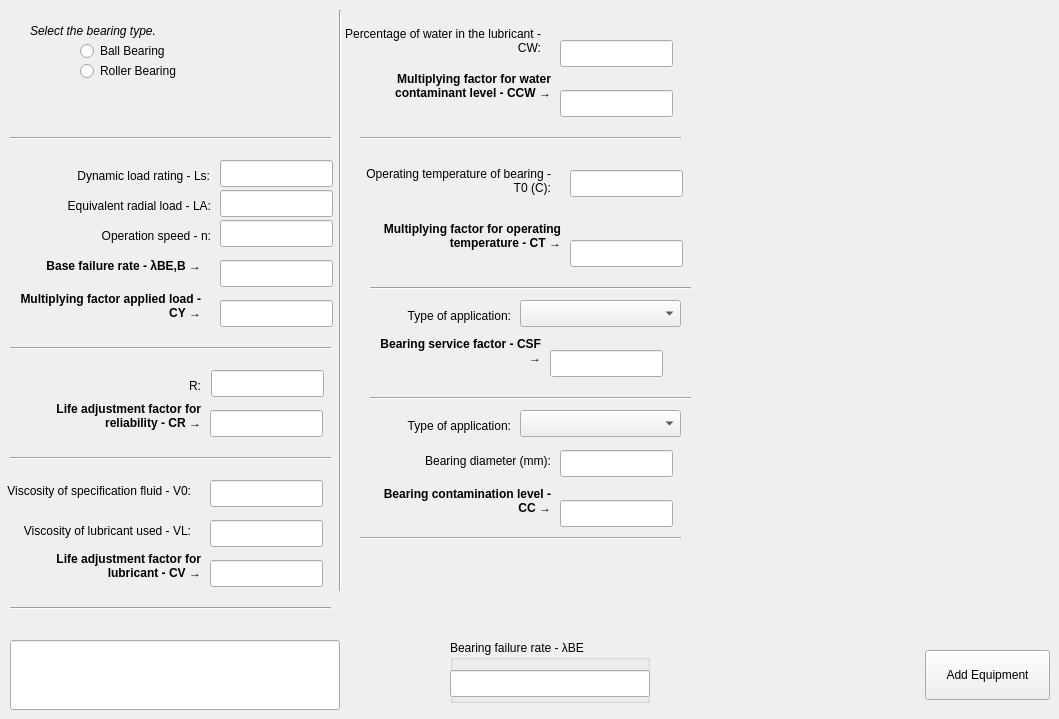
    <widget class="QWidget" name="tab_bearings">
     <attribute name="title">
      <string>Bearings</string>
     </attribute>
     <widget class="Line" name="line_9">
      <property name="geometry">
       <rect>
        <x>10</x>
        <y>340</y>
        <width>321</width>
        <height>16</height>
       </rect>
      </property>
      <property name="orientation">
       <enum>Qt::Horizontal</enum>
      </property>
     </widget>
     <widget class="Line" name="line_10">
      <property name="geometry">
       <rect>
        <x>10</x>
        <y>450</y>
        <width>321</width>
        <height>16</height>
       </rect>
      </property>
      <property name="orientation">
       <enum>Qt::Horizontal</enum>
      </property>
     </widget>
     <widget class="QLabel" name="label_be_c_r">
      <property name="geometry">
       <rect>
        <x>10</x>
        <y>400</y>
        <width>191</width>
        <height>31</height>
       </rect>
      </property>
      <property name="font">
       <font>
        <weight>75</weight>
        <bold>true</bold>
       </font>
      </property>
      <property name="text">
       <string>Life adjustment factor for reliability - CR →</string>
      </property>
      <property name="alignment">
       <set>Qt::AlignRight|Qt::AlignTrailing|Qt::AlignVCenter</set>
      </property>
      <property name="wordWrap">
       <bool>true</bool>
      </property>
     </widget>
     <widget class="QLabel" name="label_be_r">
      <property name="geometry">
       <rect>
        <x>20</x>
        <y>370</y>
        <width>181</width>
        <height>31</height>
       </rect>
      </property>
      <property name="text">
       <string>R:</string>
      </property>
      <property name="alignment">
       <set>Qt::AlignRight|Qt::AlignTrailing|Qt::AlignVCenter</set>
      </property>
     </widget>
     <widget class="QLineEdit" name="lineEdit_be_r">
      <property name="geometry">
       <rect>
        <x>211</x>
        <y>370</y>
        <width>113</width>
        <height>27</height>
       </rect>
      </property>
     </widget>
     <widget class="QLineEdit" name="lineEdit_be_c_r">
      <property name="geometry">
       <rect>
        <x>210</x>
        <y>410</y>
        <width>113</width>
        <height>27</height>
       </rect>
      </property>
      <property name="readOnly">
       <bool>true</bool>
      </property>
     </widget>
     <widget class="QLabel" name="label_be_c_r_2">
      <property name="geometry">
       <rect>
        <x>10</x>
        <y>550</y>
        <width>191</width>
        <height>31</height>
       </rect>
      </property>
      <property name="font">
       <font>
        <weight>75</weight>
        <bold>true</bold>
       </font>
      </property>
      <property name="text">
       <string>Life adjustment factor for lubricant - CV →</string>
      </property>
      <property name="alignment">
       <set>Qt::AlignRight|Qt::AlignTrailing|Qt::AlignVCenter</set>
      </property>
      <property name="wordWrap">
       <bool>true</bool>
      </property>
     </widget>
     <widget class="QLineEdit" name="lineEdit_be_c_v">
      <property name="geometry">
       <rect>
        <x>210</x>
        <y>560</y>
        <width>113</width>
        <height>27</height>
       </rect>
      </property>
      <property name="readOnly">
       <bool>true</bool>
      </property>
     </widget>
     <widget class="QLabel" name="label_be_v0">
      <property name="geometry">
       <rect>
        <x>-10</x>
        <y>470</y>
        <width>201</width>
        <height>41</height>
       </rect>
      </property>
      <property name="text">
       <string>Viscosity of specification fluid - V0:</string>
      </property>
      <property name="alignment">
       <set>Qt::AlignRight|Qt::AlignTrailing|Qt::AlignVCenter</set>
      </property>
      <property name="wordWrap">
       <bool>true</bool>
      </property>
     </widget>
     <widget class="QLabel" name="label_be_vl">
      <property name="geometry">
       <rect>
        <x>20</x>
        <y>510</y>
        <width>171</width>
        <height>41</height>
       </rect>
      </property>
      <property name="text">
       <string>Viscosity of lubricant used - VL:</string>
      </property>
      <property name="alignment">
       <set>Qt::AlignRight|Qt::AlignTrailing|Qt::AlignVCenter</set>
      </property>
      <property name="wordWrap">
       <bool>true</bool>
      </property>
     </widget>
     <widget class="QLineEdit" name="lineEdit_be_vl">
      <property name="geometry">
       <rect>
        <x>210</x>
        <y>520</y>
        <width>113</width>
        <height>27</height>
       </rect>
      </property>
     </widget>
     <widget class="QLineEdit" name="lineEdit_be_v0">
      <property name="geometry">
       <rect>
        <x>210</x>
        <y>480</y>
        <width>113</width>
        <height>27</height>
       </rect>
      </property>
     </widget>
     <widget class="Line" name="line_11">
      <property name="geometry">
       <rect>
        <x>10</x>
        <y>600</y>
        <width>321</width>
        <height>16</height>
       </rect>
      </property>
      <property name="orientation">
       <enum>Qt::Horizontal</enum>
      </property>
     </widget>
     <widget class="QLabel" name="label_be_c_cw">
      <property name="geometry">
       <rect>
        <x>360</x>
        <y>60</y>
        <width>191</width>
        <height>51</height>
       </rect>
      </property>
      <property name="font">
       <font>
        <weight>75</weight>
        <bold>true</bold>
       </font>
      </property>
      <property name="text">
       <string>Multiplying factor for water contaminant level - CCW →</string>
      </property>
      <property name="alignment">
       <set>Qt::AlignRight|Qt::AlignTrailing|Qt::AlignVCenter</set>
      </property>
      <property name="wordWrap">
       <bool>true</bool>
      </property>
     </widget>
     <widget class="QLineEdit" name="lineEdit_be_c_cw">
      <property name="geometry">
       <rect>
        <x>560</x>
        <y>90</y>
        <width>113</width>
        <height>27</height>
       </rect>
      </property>
      <property name="readOnly">
       <bool>true</bool>
      </property>
     </widget>
     <widget class="QLineEdit" name="lineEdit_be_cw">
      <property name="geometry">
       <rect>
        <x>560</x>
        <y>40</y>
        <width>113</width>
        <height>27</height>
       </rect>
      </property>
     </widget>
     <widget class="QLabel" name="label_be_cw">
      <property name="geometry">
       <rect>
        <x>340</x>
        <y>20</y>
        <width>201</width>
        <height>41</height>
       </rect>
      </property>
      <property name="text">
       <string>Percentage of water in the lubricant - CW:</string>
      </property>
      <property name="alignment">
       <set>Qt::AlignRight|Qt::AlignTrailing|Qt::AlignVCenter</set>
      </property>
      <property name="wordWrap">
       <bool>true</bool>
      </property>
     </widget>
     <widget class="Line" name="line_23">
      <property name="geometry">
       <rect>
        <x>360</x>
        <y>130</y>
        <width>321</width>
        <height>16</height>
       </rect>
      </property>
      <property name="orientation">
       <enum>Qt::Horizontal</enum>
      </property>
     </widget>
     <widget class="Line" name="line_24">
      <property name="geometry">
       <rect>
        <x>330</x>
        <y>10</y>
        <width>20</width>
        <height>581</height>
       </rect>
      </property>
      <property name="orientation">
       <enum>Qt::Vertical</enum>
      </property>
     </widget>
     <widget class="QLabel" name="label_be_c_t">
      <property name="geometry">
       <rect>
        <x>370</x>
        <y>210</y>
        <width>191</width>
        <height>51</height>
       </rect>
      </property>
      <property name="font">
       <font>
        <weight>75</weight>
        <bold>true</bold>
       </font>
      </property>
      <property name="text">
       <string>Multiplying factor for operating temperature - CT →</string>
      </property>
      <property name="alignment">
       <set>Qt::AlignRight|Qt::AlignTrailing|Qt::AlignVCenter</set>
      </property>
      <property name="wordWrap">
       <bool>true</bool>
      </property>
     </widget>
     <widget class="QLineEdit" name="lineEdit_be_c_t">
      <property name="geometry">
       <rect>
        <x>570</x>
        <y>240</y>
        <width>113</width>
        <height>27</height>
       </rect>
      </property>
      <property name="readOnly">
       <bool>true</bool>
      </property>
     </widget>
     <widget class="QLineEdit" name="lineEdit_be_t0">
      <property name="geometry">
       <rect>
        <x>570</x>
        <y>170</y>
        <width>113</width>
        <height>27</height>
       </rect>
      </property>
      <property name="text">
       <string/>
      </property>
     </widget>
     <widget class="QLabel" name="label_be_t0">
      <property name="geometry">
       <rect>
        <x>350</x>
        <y>160</y>
        <width>201</width>
        <height>41</height>
       </rect>
      </property>
      <property name="text">
       <string>Operating temperature of bearing - T0 (C):</string>
      </property>
      <property name="alignment">
       <set>Qt::AlignRight|Qt::AlignTrailing|Qt::AlignVCenter</set>
      </property>
      <property name="wordWrap">
       <bool>true</bool>
      </property>
     </widget>
     <widget class="Line" name="line_25">
      <property name="geometry">
       <rect>
        <x>370</x>
        <y>280</y>
        <width>321</width>
        <height>16</height>
       </rect>
      </property>
      <property name="orientation">
       <enum>Qt::Horizontal</enum>
      </property>
     </widget>
     <widget class="QLabel" name="label_be_type_of_application">
      <property name="geometry">
       <rect>
        <x>380</x>
        <y>300</y>
        <width>131</width>
        <height>31</height>
       </rect>
      </property>
      <property name="text">
       <string>Type of application:</string>
      </property>
      <property name="alignment">
       <set>Qt::AlignRight|Qt::AlignTrailing|Qt::AlignVCenter</set>
      </property>
     </widget>
     <widget class="QComboBox" name="comboBox_be_type_of_application">
      <property name="geometry">
       <rect>
        <x>520</x>
        <y>300</y>
        <width>161</width>
        <height>27</height>
       </rect>
      </property>
     </widget>
     <widget class="QRadioButton" name="radioButton_be_ball_bearing">
      <property name="geometry">
       <rect>
        <x>80</x>
        <y>40</y>
        <width>131</width>
        <height>22</height>
       </rect>
      </property>
      <property name="text">
       <string>Ball Bearing</string>
      </property>
     </widget>
     <widget class="QRadioButton" name="radioButton_be_roller_bearing">
      <property name="geometry">
       <rect>
        <x>80</x>
        <y>60</y>
        <width>131</width>
        <height>22</height>
       </rect>
      </property>
      <property name="text">
       <string>Roller Bearing</string>
      </property>
     </widget>
     <widget class="QLineEdit" name="lineEdit_be_c_sf">
      <property name="geometry">
       <rect>
        <x>550</x>
        <y>350</y>
        <width>113</width>
        <height>27</height>
       </rect>
      </property>
      <property name="readOnly">
       <bool>true</bool>
      </property>
     </widget>
     <widget class="QLabel" name="label_be_c_sf">
      <property name="geometry">
       <rect>
        <x>380</x>
        <y>330</y>
        <width>161</width>
        <height>41</height>
       </rect>
      </property>
      <property name="font">
       <font>
        <weight>75</weight>
        <bold>true</bold>
       </font>
      </property>
      <property name="text">
       <string>Bearing service factor - CSF →</string>
      </property>
      <property name="alignment">
       <set>Qt::AlignRight|Qt::AlignTrailing|Qt::AlignVCenter</set>
      </property>
      <property name="wordWrap">
       <bool>true</bool>
      </property>
     </widget>
     <widget class="Line" name="line_26">
      <property name="geometry">
       <rect>
        <x>370</x>
        <y>390</y>
        <width>321</width>
        <height>16</height>
       </rect>
      </property>
      <property name="orientation">
       <enum>Qt::Horizontal</enum>
      </property>
     </widget>
     <widget class="QLabel" name="label_be_type_of_application_2">
      <property name="geometry">
       <rect>
        <x>380</x>
        <y>410</y>
        <width>131</width>
        <height>31</height>
       </rect>
      </property>
      <property name="text">
       <string>Type of application:</string>
      </property>
      <property name="alignment">
       <set>Qt::AlignRight|Qt::AlignTrailing|Qt::AlignVCenter</set>
      </property>
     </widget>
     <widget class="QComboBox" name="comboBox_be_type_of_application_2">
      <property name="geometry">
       <rect>
        <x>520</x>
        <y>410</y>
        <width>161</width>
        <height>27</height>
       </rect>
      </property>
     </widget>
     <widget class="QLineEdit" name="lineEdit_be_bearing_diameter">
      <property name="geometry">
       <rect>
        <x>560</x>
        <y>450</y>
        <width>113</width>
        <height>27</height>
       </rect>
      </property>
      <property name="text">
       <string/>
      </property>
     </widget>
     <widget class="QLabel" name="label_be_bearing_diameter">
      <property name="geometry">
       <rect>
        <x>350</x>
        <y>440</y>
        <width>201</width>
        <height>41</height>
       </rect>
      </property>
      <property name="text">
       <string>Bearing diameter (mm):</string>
      </property>
      <property name="alignment">
       <set>Qt::AlignRight|Qt::AlignTrailing|Qt::AlignVCenter</set>
      </property>
      <property name="wordWrap">
       <bool>true</bool>
      </property>
     </widget>
     <widget class="QLabel" name="label_be_c_c">
      <property name="geometry">
       <rect>
        <x>370</x>
        <y>480</y>
        <width>181</width>
        <height>41</height>
       </rect>
      </property>
      <property name="font">
       <font>
        <weight>75</weight>
        <bold>true</bold>
       </font>
      </property>
      <property name="text">
       <string>Bearing contamination level - CC →</string>
      </property>
      <property name="alignment">
       <set>Qt::AlignRight|Qt::AlignTrailing|Qt::AlignVCenter</set>
      </property>
      <property name="wordWrap">
       <bool>true</bool>
      </property>
     </widget>
     <widget class="QLineEdit" name="lineEdit_be_c_c">
      <property name="geometry">
       <rect>
        <x>560</x>
        <y>500</y>
        <width>113</width>
        <height>27</height>
       </rect>
      </property>
      <property name="readOnly">
       <bool>true</bool>
      </property>
     </widget>
     <widget class="QLineEdit" name="lineEdit_be_c_y">
      <property name="geometry">
       <rect>
        <x>220</x>
        <y>300</y>
        <width>113</width>
        <height>27</height>
       </rect>
      </property>
      <property name="readOnly">
       <bool>true</bool>
      </property>
     </widget>
     <widget class="QLabel" name="label_be_c_y">
      <property name="geometry">
       <rect>
        <x>10</x>
        <y>290</y>
        <width>191</width>
        <height>31</height>
       </rect>
      </property>
      <property name="font">
       <font>
        <weight>75</weight>
        <bold>true</bold>
       </font>
      </property>
      <property name="text">
       <string>Multiplying factor applied load - CY →</string>
      </property>
      <property name="alignment">
       <set>Qt::AlignRight|Qt::AlignTrailing|Qt::AlignVCenter</set>
      </property>
      <property name="wordWrap">
       <bool>true</bool>
      </property>
     </widget>
     <widget class="QLabel" name="label_be_l_s">
      <property name="geometry">
       <rect>
        <x>29</x>
        <y>160</y>
        <width>181</width>
        <height>31</height>
       </rect>
      </property>
      <property name="text">
       <string>Dynamic load rating - Ls:</string>
      </property>
      <property name="alignment">
       <set>Qt::AlignRight|Qt::AlignTrailing|Qt::AlignVCenter</set>
      </property>
     </widget>
     <widget class="QLabel" name="label_be_l_a">
      <property name="geometry">
       <rect>
        <x>20</x>
        <y>190</y>
        <width>191</width>
        <height>31</height>
       </rect>
      </property>
      <property name="text">
       <string>Equivalent radial load - LA:</string>
      </property>
      <property name="alignment">
       <set>Qt::AlignRight|Qt::AlignTrailing|Qt::AlignVCenter</set>
      </property>
     </widget>
     <widget class="QLabel" name="label_be_n">
      <property name="geometry">
       <rect>
        <x>20</x>
        <y>220</y>
        <width>191</width>
        <height>31</height>
       </rect>
      </property>
      <property name="text">
       <string>Operation speed - n:</string>
      </property>
      <property name="alignment">
       <set>Qt::AlignRight|Qt::AlignTrailing|Qt::AlignVCenter</set>
      </property>
     </widget>
     <widget class="QLineEdit" name="lineEdit_be_l_a">
      <property name="geometry">
       <rect>
        <x>220</x>
        <y>190</y>
        <width>113</width>
        <height>27</height>
       </rect>
      </property>
     </widget>
     <widget class="QLineEdit" name="lineEdit_be_n">
      <property name="geometry">
       <rect>
        <x>220</x>
        <y>220</y>
        <width>113</width>
        <height>27</height>
       </rect>
      </property>
     </widget>
     <widget class="QLineEdit" name="lineEdit_be_l_s">
      <property name="geometry">
       <rect>
        <x>220</x>
        <y>160</y>
        <width>113</width>
        <height>27</height>
       </rect>
      </property>
     </widget>
     <widget class="QLabel" name="label_be_lambda_be_b">
      <property name="geometry">
       <rect>
        <x>10</x>
        <y>250</y>
        <width>191</width>
        <height>31</height>
       </rect>
      </property>
      <property name="font">
       <font>
        <weight>75</weight>
        <bold>true</bold>
       </font>
      </property>
      <property name="text">
       <string>Base failure rate - λBE,B →</string>
      </property>
      <property name="alignment">
       <set>Qt::AlignRight|Qt::AlignTrailing|Qt::AlignVCenter</set>
      </property>
      <property name="wordWrap">
       <bool>true</bool>
      </property>
     </widget>
     <widget class="QLineEdit" name="lineEdit_be_lambda_be_b">
      <property name="geometry">
       <rect>
        <x>220</x>
        <y>260</y>
        <width>113</width>
        <height>27</height>
       </rect>
      </property>
      <property name="readOnly">
       <bool>true</bool>
      </property>
     </widget>
     <widget class="Line" name="line_27">
      <property name="geometry">
       <rect>
        <x>360</x>
        <y>530</y>
        <width>321</width>
        <height>16</height>
       </rect>
      </property>
      <property name="orientation">
       <enum>Qt::Horizontal</enum>
      </property>
     </widget>
     <widget class="QGroupBox" name="groupBox_be_lambda_be">
      <property name="geometry">
       <rect>
        <x>450</x>
        <y>640</y>
        <width>200</width>
        <height>63</height>
       </rect>
      </property>
      <property name="font">
       <font>
        <underline>false</underline>
        <strikeout>false</strikeout>
       </font>
      </property>
      <property name="title">
       <string>Bearing failure rate - λBE</string>
      </property>
      <widget class="QLineEdit" name="lineEdit_be_lambda_be">
       <property name="geometry">
        <rect>
         <x>0</x>
         <y>30</y>
         <width>200</width>
         <height>27</height>
        </rect>
       </property>
       <property name="readOnly">
        <bool>true</bool>
       </property>
      </widget>
     </widget>
     <widget class="QLabel" name="label_2">
      <property name="geometry">
       <rect>
        <x>30</x>
        <y>20</y>
        <width>191</width>
        <height>21</height>
       </rect>
      </property>
      <property name="font">
       <font>
        <italic>true</italic>
       </font>
      </property>
      <property name="text">
       <string>Select the bearing type.</string>
      </property>
     </widget>
     <widget class="Line" name="line_31">
      <property name="geometry">
       <rect>
        <x>10</x>
        <y>130</y>
        <width>321</width>
        <height>16</height>
       </rect>
      </property>
      <property name="orientation">
       <enum>Qt::Horizontal</enum>
      </property>
     </widget>
     <widget class="QLineEdit" name="lineEdit_be_warning_box">
      <property name="geometry">
       <rect>
        <x>10</x>
        <y>640</y>
        <width>330</width>
        <height>70</height>
       </rect>
      </property>
      <property name="readOnly">
       <bool>true</bool>
      </property>
     </widget>
     <widget class="QPushButton" name="addButton_c_me_bearings">
      <property name="geometry">
       <rect>
        <x>925</x>
        <y>650</y>
        <width>125</width>
        <height>50</height>
       </rect>
      </property>
      <property name="text">
       <string>Add Equipment</string>
      </property>
     </widget>
    </widget>
